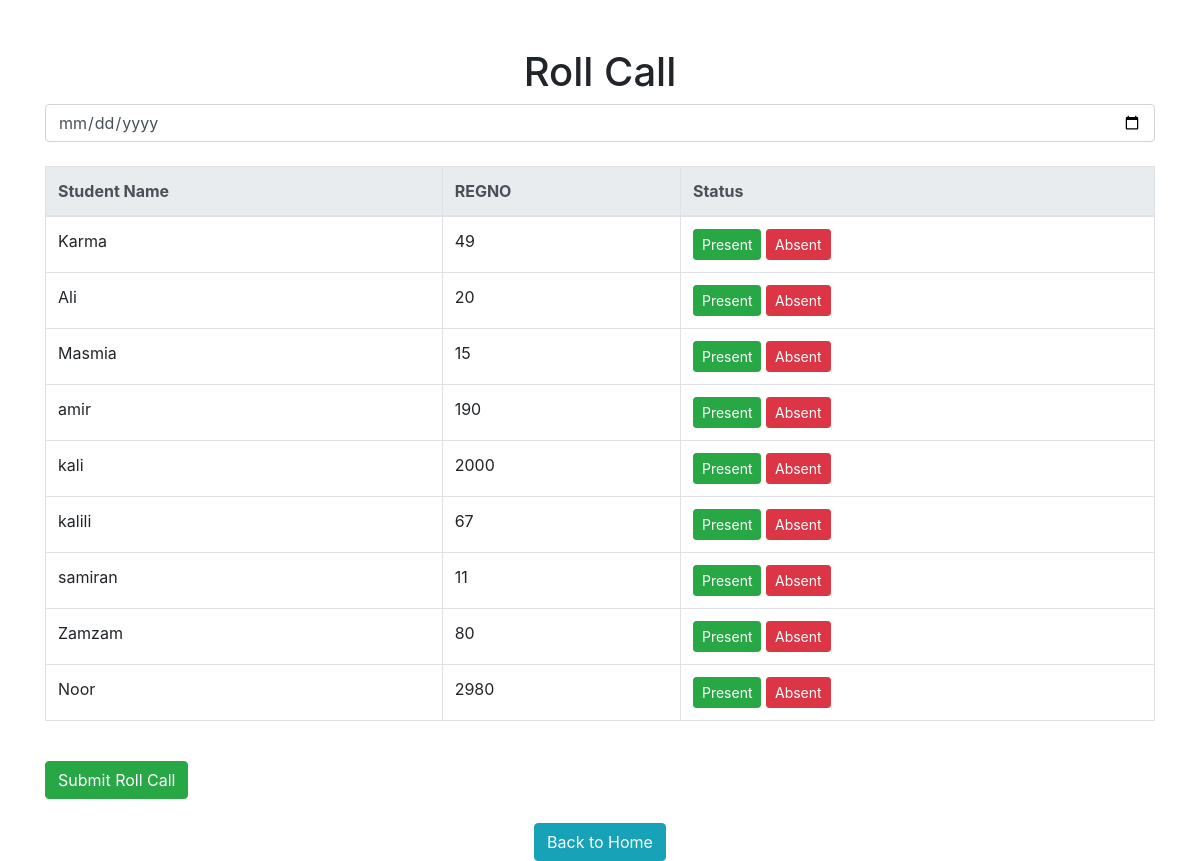
/rollcall, run on the app's committed database.
### app.py (models this page shows, shortened)
class Student(db.Model):
    REGNO = db.Column(db.String(10), primary_key=True)
    StudentName = db.Column(db.String(100), nullable=False)
    Gender = db.Column(db.String(10), nullable=False)

### app.py (the view, shortened to what this page needs)
@app.route('/rollcall', methods=['GET', 'POST'])
def rollcall():
    students = Student.query.all()
    return render_template('rollcall.html', students=students)

### templates/rollcall.html (shortened to what this page needs)
<!DOCTYPE html>
<html lang="en">
<head>
    <link rel="stylesheet" href="https://stackpath.bootstrapcdn.com/bootstrap/4.5.2/css/bootstrap.min.css">
</head>
<body>
    <div class="container mt-5">
        <h1 class="text-center">Roll Call</h1>
        <form action="/rollcall" method="post">
            <div class="form-group">
                <input type="date" name="date" class="form-control mb-4" required>
            </div>
            <table class="table table-bordered">
                <thead class="thead-light">
                    <tr>
                        <th>Student Name</th>
                        <th>REGNO</th>
                        <th>Status</th>
                    </tr>
                </thead>
                <tbody>
                    {% for student in students %}
                        <tr>
                            <td>{{ student.StudentName }}</td>
                            <td>{{ student.REGNO }}</td>
                            <td>
                                <button type="button" class="btn btn-success btn-sm" onclick="setStatus('{{ student.REGNO }}', 'Present')">Present</button>
                                <button type="button" class="btn btn-danger btn-sm" onclick="setStatus('{{ student.REGNO }}', 'Absent')">Absent</button>
                            </td>
                        </tr>
                    {% endfor %}
                </tbody>
            </table>
            <button type="submit" class="btn btn-success mt-4">Submit Roll Call</button>
        </form>
        <div class="text-center mt-4">
            <a href="/" class="btn btn-info">Back to Home</a>
        </div>
    </div>
</body>
</html>

### data on the page
Student: StudentName "Karma", REGNO "49"
Student: StudentName "Ali", REGNO "20"
Student: StudentName "Masmia", REGNO "15"
Student: StudentName "amir", REGNO "190"
Student: StudentName "kali", REGNO "2000"
Student: StudentName "kalili", REGNO "67"
Student: StudentName "samiran", REGNO "11"
Student: StudentName "Zamzam", REGNO "80"
Student: StudentName "Noor", REGNO "2980"
